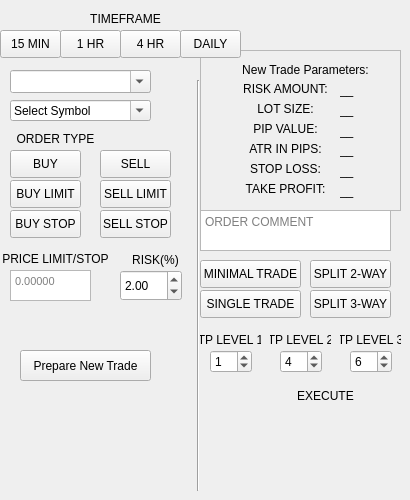
      <widget class="QWidget" name="tab">
       <attribute name="title">
        <string>Trade Execution</string>
       </attribute>
       <attribute name="toolTip">
        <string>&lt;html&gt;&lt;head/&gt;&lt;body&gt;&lt;p&gt;Trade Execution&lt;/p&gt;&lt;/body&gt;&lt;/html&gt;</string>
       </attribute>
       <widget class="QTextEdit" name="PRICE_LIMIT_STOP_VALUE">
        <property name="geometry">
         <rect>
          <x>10</x>
          <y>270</y>
          <width>81</width>
          <height>31</height>
         </rect>
        </property>
        <property name="font">
         <font>
          <pointsize>8</pointsize>
         </font>
        </property>
        <property name="placeholderText">
         <string>0.00000</string>
        </property>
       </widget>
       <widget class="QPushButton" name="SINGLE_TRADE_BTN">
        <property name="geometry">
         <rect>
          <x>200</x>
          <y>290</y>
          <width>101</width>
          <height>28</height>
         </rect>
        </property>
        <property name="text">
         <string>SINGLE TRADE</string>
        </property>
        <property name="checkable">
         <bool>true</bool>
        </property>
       </widget>
       <widget class="QPushButton" name="SELL_STOP_BTN">
        <property name="geometry">
         <rect>
          <x>100</x>
          <y>210</y>
          <width>71</width>
          <height>28</height>
         </rect>
        </property>
        <property name="text">
         <string>SELL STOP</string>
        </property>
        <property name="checkable">
         <bool>true</bool>
        </property>
       </widget>
       <widget class="QLabel" name="PRICE_LIMIT_STOP_LABEL">
        <property name="geometry">
         <rect>
          <x>0</x>
          <y>250</y>
          <width>111</width>
          <height>17</height>
         </rect>
        </property>
        <property name="text">
         <string>PRICE LIMIT/STOP</string>
        </property>
        <property name="alignment">
         <set>Qt::AlignCenter</set>
        </property>
       </widget>
       <widget class="Line" name="line">
        <property name="geometry">
         <rect>
          <x>190</x>
          <y>80</y>
          <width>16</width>
          <height>411</height>
         </rect>
        </property>
        <property name="orientation">
         <enum>Qt::Vertical</enum>
        </property>
       </widget>
       <widget class="QTextEdit" name="NEW_TRADE_COMMENT_VALUE">
        <property name="geometry">
         <rect>
          <x>200</x>
          <y>210</y>
          <width>191</width>
          <height>41</height>
         </rect>
        </property>
        <property name="placeholderText">
         <string>ORDER COMMENT</string>
        </property>
       </widget>
       <widget class="QLabel" name="TP_LEVEL_1_LABEL">
        <property name="geometry">
         <rect>
          <x>200</x>
          <y>330</y>
          <width>61</width>
          <height>20</height>
         </rect>
        </property>
        <property name="text">
         <string>TP LEVEL 1</string>
        </property>
        <property name="alignment">
         <set>Qt::AlignCenter</set>
        </property>
       </widget>
       <widget class="QLabel" name="ORDER_TYPE_LABEL">
        <property name="geometry">
         <rect>
          <x>10</x>
          <y>130</y>
          <width>91</width>
          <height>17</height>
         </rect>
        </property>
        <property name="text">
         <string>ORDER TYPE</string>
        </property>
        <property name="alignment">
         <set>Qt::AlignCenter</set>
        </property>
       </widget>
       <widget class="QSpinBox" name="TP_LEVEL_2_SPINBOX">
        <property name="geometry">
         <rect>
          <x>280</x>
          <y>350</y>
          <width>42</width>
          <height>23</height>
         </rect>
        </property>
        <property name="value">
         <number>4</number>
        </property>
       </widget>
       <widget class="QSpinBox" name="TP_LEVEL_3_SPINBOX">
        <property name="geometry">
         <rect>
          <x>350</x>
          <y>350</y>
          <width>42</width>
          <height>23</height>
         </rect>
        </property>
        <property name="styleSheet">
         <string notr="true"/>
        </property>
        <property name="value">
         <number>6</number>
        </property>
       </widget>
       <widget class="QPushButton" name="TWO_WAY_SPLIT_TRADE_BTN">
        <property name="geometry">
         <rect>
          <x>310</x>
          <y>260</y>
          <width>81</width>
          <height>28</height>
         </rect>
        </property>
        <property name="text">
         <string>SPLIT 2-WAY</string>
        </property>
        <property name="checkable">
         <bool>true</bool>
        </property>
       </widget>
       <widget class="QComboBox" name="SYMBOL_GROUPS_COMBOBOX">
        <property name="geometry">
         <rect>
          <x>10</x>
          <y>70</y>
          <width>141</width>
          <height>23</height>
         </rect>
        </property>
        <property name="toolTip">
         <string notr="true">&lt;html&gt;&lt;head/&gt;&lt;body&gt;&lt;p&gt;Select Symbol Group&lt;/p&gt;&lt;/body&gt;&lt;/html&gt;</string>
        </property>
        <property name="toolTipDuration">
         <number>-1</number>
        </property>
        <property name="styleSheet">
         <string notr="true">border-bottom-color: rgb(219, 41, 85);</string>
        </property>
        <property name="editable">
         <bool>true</bool>
        </property>
        <property name="currentText">
         <string>Select Symbol Group</string>
        </property>
        <property name="currentIndex">
         <number>-1</number>
        </property>
        <property name="frame">
         <bool>true</bool>
        </property>
       </widget>
       <widget class="QPushButton" name="MIN_1440_BTN">
        <property name="geometry">
         <rect>
          <x>180</x>
          <y>30</y>
          <width>61</width>
          <height>28</height>
         </rect>
        </property>
        <property name="text">
         <string>DAILY</string>
        </property>
        <property name="checkable">
         <bool>true</bool>
        </property>
       </widget>
       <widget class="QPushButton" name="MINIMAL_TRADE_BTN">
        <property name="geometry">
         <rect>
          <x>200</x>
          <y>260</y>
          <width>101</width>
          <height>28</height>
         </rect>
        </property>
        <property name="styleSheet">
         <string notr="true"/>
        </property>
        <property name="text">
         <string>MINIMAL TRADE</string>
        </property>
        <property name="checkable">
         <bool>true</bool>
        </property>
       </widget>
       <widget class="QPushButton" name="BUY_LIMIT_BTN">
        <property name="geometry">
         <rect>
          <x>10</x>
          <y>180</y>
          <width>71</width>
          <height>28</height>
         </rect>
        </property>
        <property name="text">
         <string>BUY LIMIT</string>
        </property>
        <property name="checkable">
         <bool>true</bool>
        </property>
       </widget>
       <widget class="QLabel" name="TIMEFRAME_LABEL">
        <property name="geometry">
         <rect>
          <x>90</x>
          <y>10</y>
          <width>71</width>
          <height>17</height>
         </rect>
        </property>
        <property name="text">
         <string>TIMEFRAME</string>
        </property>
        <property name="alignment">
         <set>Qt::AlignCenter</set>
        </property>
       </widget>
       <widget class="QSpinBox" name="TP_LEVEL_1_SPINBOX">
        <property name="geometry">
         <rect>
          <x>210</x>
          <y>350</y>
          <width>42</width>
          <height>23</height>
         </rect>
        </property>
        <property name="frame">
         <bool>true</bool>
        </property>
        <property name="value">
         <number>1</number>
        </property>
       </widget>
       <widget class="QPushButton" name="MIN_240_BTN">
        <property name="geometry">
         <rect>
          <x>120</x>
          <y>30</y>
          <width>61</width>
          <height>28</height>
         </rect>
        </property>
        <property name="text">
         <string>4 HR</string>
        </property>
        <property name="checkable">
         <bool>true</bool>
        </property>
       </widget>
       <widget class="QPushButton" name="SELL_BTN">
        <property name="geometry">
         <rect>
          <x>100</x>
          <y>150</y>
          <width>71</width>
          <height>28</height>
         </rect>
        </property>
        <property name="text">
         <string>SELL</string>
        </property>
        <property name="checkable">
         <bool>true</bool>
        </property>
       </widget>
       <widget class="QLabel" name="RISK_LABEL">
        <property name="geometry">
         <rect>
          <x>130</x>
          <y>250</y>
          <width>51</width>
          <height>20</height>
         </rect>
        </property>
        <property name="text">
         <string>RISK(%)</string>
        </property>
        <property name="alignment">
         <set>Qt::AlignCenter</set>
        </property>
       </widget>
       <widget class="QPushButton" name="SELL_LIMIT_BTN">
        <property name="geometry">
         <rect>
          <x>100</x>
          <y>180</y>
          <width>71</width>
          <height>28</height>
         </rect>
        </property>
        <property name="text">
         <string>SELL LIMIT</string>
        </property>
        <property name="checkable">
         <bool>true</bool>
        </property>
       </widget>
       <widget class="QDoubleSpinBox" name="RISK_DOUBLESPINBOX">
        <property name="geometry">
         <rect>
          <x>120</x>
          <y>270</y>
          <width>62</width>
          <height>31</height>
         </rect>
        </property>
        <property name="maximum">
         <double>94.989999999999995</double>
        </property>
        <property name="value">
         <double>2.000000000000000</double>
        </property>
       </widget>
       <widget class="QPushButton" name="BUY_STOP_BTN">
        <property name="geometry">
         <rect>
          <x>10</x>
          <y>210</y>
          <width>71</width>
          <height>28</height>
         </rect>
        </property>
        <property name="text">
         <string>BUY STOP</string>
        </property>
        <property name="checkable">
         <bool>true</bool>
        </property>
       </widget>
       <widget class="QLabel" name="TP_LEVEL_2_LABEL">
        <property name="geometry">
         <rect>
          <x>270</x>
          <y>330</y>
          <width>61</width>
          <height>20</height>
         </rect>
        </property>
        <property name="text">
         <string>TP LEVEL 2</string>
        </property>
        <property name="alignment">
         <set>Qt::AlignCenter</set>
        </property>
       </widget>
       <widget class="QLabel" name="TP_LEVEL_3_LABEL">
        <property name="geometry">
         <rect>
          <x>340</x>
          <y>330</y>
          <width>61</width>
          <height>20</height>
         </rect>
        </property>
        <property name="text">
         <string>TP LEVEL 3</string>
        </property>
        <property name="alignment">
         <set>Qt::AlignCenter</set>
        </property>
       </widget>
       <widget class="QPushButton" name="EXECUTE_NEW_TRADE_BTN">
        <property name="geometry">
         <rect>
          <x>280</x>
          <y>380</y>
          <width>91</width>
          <height>31</height>
         </rect>
        </property>
        <property name="text">
         <string>EXECUTE</string>
        </property>
        <property name="icon">
         <iconset resource="icons.qrc">
          <normaloff>:/icons/icons/arrow-right-circle.svg</normaloff>:/icons/icons/arrow-right-circle.svg</iconset>
        </property>
        <property name="flat">
         <bool>true</bool>
        </property>
       </widget>
       <widget class="QPushButton" name="MIN_15_BTN">
        <property name="geometry">
         <rect>
          <x>0</x>
          <y>30</y>
          <width>61</width>
          <height>28</height>
         </rect>
        </property>
        <property name="text">
         <string>15 MIN</string>
        </property>
        <property name="checkable">
         <bool>true</bool>
        </property>
       </widget>
       <widget class="QPushButton" name="BUY_BTN">
        <property name="geometry">
         <rect>
          <x>10</x>
          <y>150</y>
          <width>71</width>
          <height>28</height>
         </rect>
        </property>
        <property name="text">
         <string>BUY</string>
        </property>
        <property name="checkable">
         <bool>true</bool>
        </property>
       </widget>
       <widget class="QPushButton" name="THREE_WAY_SPLIT_TRADE_BTN">
        <property name="geometry">
         <rect>
          <x>310</x>
          <y>290</y>
          <width>81</width>
          <height>28</height>
         </rect>
        </property>
        <property name="text">
         <string>SPLIT 3-WAY</string>
        </property>
        <property name="checkable">
         <bool>true</bool>
        </property>
       </widget>
       <widget class="QComboBox" name="SYMBOLS_COMBOBOX">
        <property name="geometry">
         <rect>
          <x>10</x>
          <y>100</y>
          <width>141</width>
          <height>21</height>
         </rect>
        </property>
        <property name="toolTip">
         <string notr="true">&lt;html&gt;&lt;head/&gt;&lt;body&gt;&lt;p&gt;Select Symbol&lt;/p&gt;&lt;/body&gt;&lt;/html&gt;</string>
        </property>
        <property name="layoutDirection">
         <enum>Qt::LeftToRight</enum>
        </property>
        <property name="editable">
         <bool>true</bool>
        </property>
        <property name="currentText">
         <string>Select Symbol</string>
        </property>
        <property name="maxVisibleItems">
         <number>20</number>
        </property>
        <property name="frame">
         <bool>true</bool>
        </property>
       </widget>
       <widget class="QPushButton" name="MIN_60_BTN">
        <property name="geometry">
         <rect>
          <x>60</x>
          <y>30</y>
          <width>61</width>
          <height>28</height>
         </rect>
        </property>
        <property name="toolTip">
         <string notr="true" extracomment="wefeafefwef">&lt;html&gt;&lt;head/&gt;&lt;body&gt;&lt;p&gt;sregeage e erg esr r&lt;/p&gt;&lt;/body&gt;&lt;/html&gt;</string>
        </property>
        <property name="toolTipDuration">
         <number>-1</number>
        </property>
        <property name="statusTip">
         <string extracomment="rhrthtbbtr">wefwefwafwef</string>
        </property>
        <property name="text">
         <string>1 HR</string>
        </property>
        <property name="checkable">
         <bool>true</bool>
        </property>
       </widget>
       <widget class="QPushButton" name="PREPARE_NEW_TRADE_BTN">
        <property name="geometry">
         <rect>
          <x>20</x>
          <y>350</y>
          <width>131</width>
          <height>31</height>
         </rect>
        </property>
        <property name="text">
         <string>Prepare New Trade</string>
        </property>
        <property name="icon">
         <iconset resource="icons.qrc">
          <normaloff>:/icons/icons/chevrons-right.svg</normaloff>:/icons/icons/chevrons-right.svg</iconset>
        </property>
       </widget>
       <widget class="QFrame" name="frame_5">
        <property name="geometry">
         <rect>
          <x>200</x>
          <y>50</y>
          <width>201</width>
          <height>161</height>
         </rect>
        </property>
        <property name="frameShape">
         <enum>QFrame::StyledPanel</enum>
        </property>
        <property name="frameShadow">
         <enum>QFrame::Raised</enum>
        </property>
        <widget class="QLabel" name="ORDER_TYPE_LABEL_11">
         <property name="geometry">
          <rect>
           <x>40</x>
           <y>90</y>
           <width>91</width>
           <height>17</height>
          </rect>
         </property>
         <property name="text">
          <string>ATR IN PIPS:</string>
         </property>
         <property name="alignment">
          <set>Qt::AlignCenter</set>
         </property>
        </widget>
        <widget class="QLabel" name="STOP_LOSS_TEXT">
         <property name="geometry">
          <rect>
           <x>140</x>
           <y>110</y>
           <width>51</width>
           <height>21</height>
          </rect>
         </property>
         <property name="text">
          <string>__</string>
         </property>
         <property name="alignment">
          <set>Qt::AlignLeading|Qt::AlignLeft|Qt::AlignVCenter</set>
         </property>
        </widget>
        <widget class="QLabel" name="ATR_IN_PIPS_TEXT">
         <property name="geometry">
          <rect>
           <x>140</x>
           <y>90</y>
           <width>51</width>
           <height>20</height>
          </rect>
         </property>
         <property name="text">
          <string>__</string>
         </property>
         <property name="alignment">
          <set>Qt::AlignLeading|Qt::AlignLeft|Qt::AlignVCenter</set>
         </property>
        </widget>
        <widget class="QLabel" name="ORDER_TYPE_LABEL_8">
         <property name="geometry">
          <rect>
           <x>40</x>
           <y>30</y>
           <width>91</width>
           <height>17</height>
          </rect>
         </property>
         <property name="text">
          <string>RISK AMOUNT:</string>
         </property>
         <property name="alignment">
          <set>Qt::AlignCenter</set>
         </property>
        </widget>
        <widget class="QLabel" name="ORDER_TYPE_LABEL_4">
         <property name="geometry">
          <rect>
           <x>30</x>
           <y>10</y>
           <width>151</width>
           <height>20</height>
          </rect>
         </property>
         <property name="text">
          <string>New Trade Parameters:</string>
         </property>
         <property name="alignment">
          <set>Qt::AlignCenter</set>
         </property>
        </widget>
        <widget class="QLabel" name="TAKE_PROFIT_TEXT">
         <property name="geometry">
          <rect>
           <x>140</x>
           <y>130</y>
           <width>51</width>
           <height>21</height>
          </rect>
         </property>
         <property name="text">
          <string>__</string>
         </property>
         <property name="alignment">
          <set>Qt::AlignLeading|Qt::AlignLeft|Qt::AlignVCenter</set>
         </property>
        </widget>
        <widget class="QLabel" name="RISK_AMOUNT_TEXT">
         <property name="geometry">
          <rect>
           <x>140</x>
           <y>30</y>
           <width>51</width>
           <height>20</height>
          </rect>
         </property>
         <property name="text">
          <string>__</string>
         </property>
         <property name="alignment">
          <set>Qt::AlignLeading|Qt::AlignLeft|Qt::AlignVCenter</set>
         </property>
        </widget>
        <widget class="QLabel" name="PIP_VALUE_TEXT">
         <property name="geometry">
          <rect>
           <x>140</x>
           <y>70</y>
           <width>51</width>
           <height>21</height>
          </rect>
         </property>
         <property name="text">
          <string>__</string>
         </property>
         <property name="alignment">
          <set>Qt::AlignLeading|Qt::AlignLeft|Qt::AlignVCenter</set>
         </property>
        </widget>
        <widget class="QLabel" name="ORDER_TYPE_LABEL_10">
         <property name="geometry">
          <rect>
           <x>40</x>
           <y>70</y>
           <width>91</width>
           <height>17</height>
          </rect>
         </property>
         <property name="text">
          <string>PIP VALUE:</string>
         </property>
         <property name="alignment">
          <set>Qt::AlignCenter</set>
         </property>
        </widget>
        <widget class="QLabel" name="ORDER_TYPE_LABEL_9">
         <property name="geometry">
          <rect>
           <x>40</x>
           <y>50</y>
           <width>91</width>
           <height>17</height>
          </rect>
         </property>
         <property name="text">
          <string>LOT SIZE:</string>
         </property>
         <property name="alignment">
          <set>Qt::AlignCenter</set>
         </property>
        </widget>
        <widget class="QLabel" name="ORDER_TYPE_LABEL_12">
         <property name="geometry">
          <rect>
           <x>40</x>
           <y>110</y>
           <width>91</width>
           <height>17</height>
          </rect>
         </property>
         <property name="text">
          <string>STOP LOSS:</string>
         </property>
         <property name="alignment">
          <set>Qt::AlignCenter</set>
         </property>
        </widget>
        <widget class="QLabel" name="LOT_SIZE_TEXT">
         <property name="geometry">
          <rect>
           <x>140</x>
           <y>50</y>
           <width>51</width>
           <height>20</height>
          </rect>
         </property>
         <property name="text">
          <string>__</string>
         </property>
         <property name="alignment">
          <set>Qt::AlignLeading|Qt::AlignLeft|Qt::AlignVCenter</set>
         </property>
        </widget>
        <widget class="QLabel" name="ORDER_TYPE_LABEL_13">
         <property name="geometry">
          <rect>
           <x>40</x>
           <y>130</y>
           <width>91</width>
           <height>17</height>
          </rect>
         </property>
         <property name="text">
          <string>TAKE PROFIT:</string>
         </property>
         <property name="alignment">
          <set>Qt::AlignCenter</set>
         </property>
        </widget>
       </widget>
       <zorder>frame_5</zorder>
       <zorder>PRICE_LIMIT_STOP_VALUE</zorder>
       <zorder>SINGLE_TRADE_BTN</zorder>
       <zorder>SELL_STOP_BTN</zorder>
       <zorder>PRICE_LIMIT_STOP_LABEL</zorder>
       <zorder>line</zorder>
       <zorder>NEW_TRADE_COMMENT_VALUE</zorder>
       <zorder>TP_LEVEL_1_LABEL</zorder>
       <zorder>ORDER_TYPE_LABEL</zorder>
       <zorder>TP_LEVEL_2_SPINBOX</zorder>
       <zorder>TP_LEVEL_3_SPINBOX</zorder>
       <zorder>TWO_WAY_SPLIT_TRADE_BTN</zorder>
       <zorder>SYMBOL_GROUPS_COMBOBOX</zorder>
       <zorder>MIN_1440_BTN</zorder>
       <zorder>MINIMAL_TRADE_BTN</zorder>
       <zorder>BUY_LIMIT_BTN</zorder>
       <zorder>TIMEFRAME_LABEL</zorder>
       <zorder>TP_LEVEL_1_SPINBOX</zorder>
       <zorder>MIN_240_BTN</zorder>
       <zorder>SELL_BTN</zorder>
       <zorder>RISK_LABEL</zorder>
       <zorder>SELL_LIMIT_BTN</zorder>
       <zorder>RISK_DOUBLESPINBOX</zorder>
       <zorder>BUY_STOP_BTN</zorder>
       <zorder>TP_LEVEL_2_LABEL</zorder>
       <zorder>TP_LEVEL_3_LABEL</zorder>
       <zorder>EXECUTE_NEW_TRADE_BTN</zorder>
       <zorder>MIN_15_BTN</zorder>
       <zorder>BUY_BTN</zorder>
       <zorder>THREE_WAY_SPLIT_TRADE_BTN</zorder>
       <zorder>SYMBOLS_COMBOBOX</zorder>
       <zorder>MIN_60_BTN</zorder>
       <zorder>PREPARE_NEW_TRADE_BTN</zorder>
      </widget>
